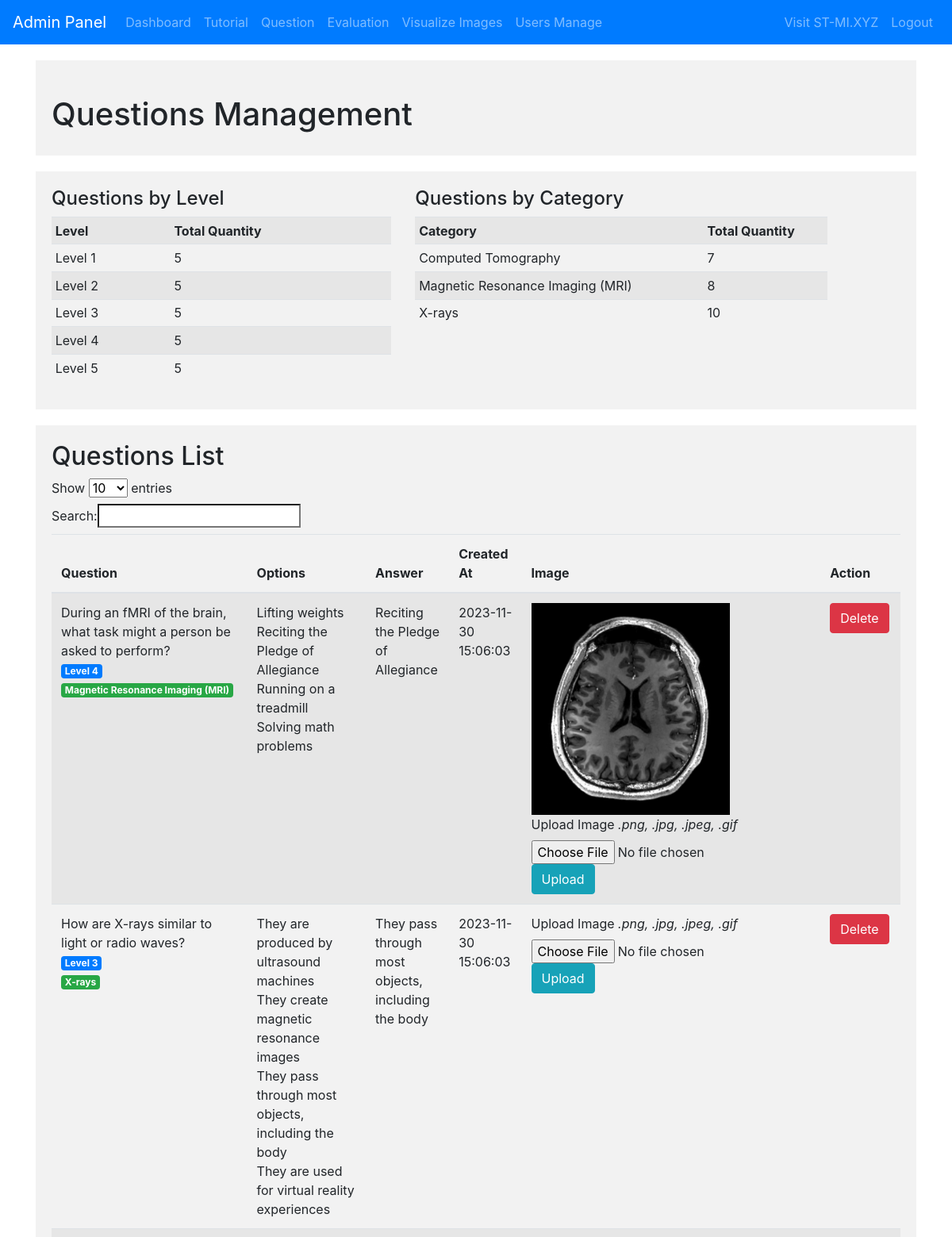
The page /questions/list (upper part) on the database as committed earlier.
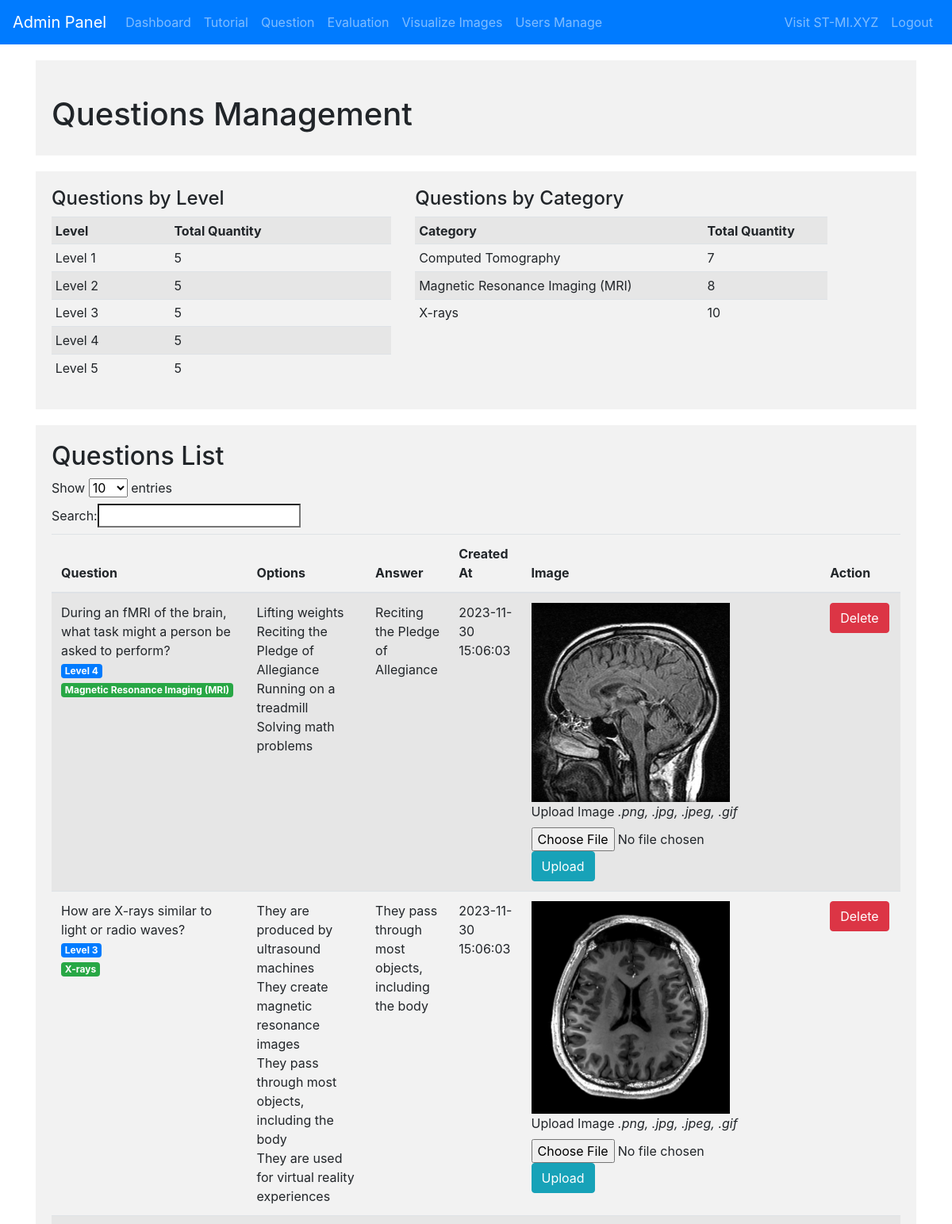
The same page on the database as committed later.
### tables this page shows
CREATE TABLE questions (
    id INTEGER PRIMARY KEY,
    question TEXT NOT NULL,
    option1 VARCHAR(255) NULL,
    option2 VARCHAR(255) NULL,
    option3 VARCHAR(255) NULL,
    option4 VARCHAR(255) NULL,
    answer VARCHAR(255) NULL,
    level VARCHAR(255) NULL,
    category VARCHAR(255) NULL,
    created_by VARCHAR(255) NULL,
    created_at TIMESTAMP DEFAULT CURRENT_TIMESTAMP
, image_path VARCHAR(255));

### admin.py (the view)
@app.route('/questions/list')
def list_questions():
    conn = get_db_connection()
    question_cursor = conn.execute('SELECT * FROM questions')
    list_questions = question_cursor.fetchall()
    level_count_cursor = conn.execute('SELECT level, COUNT(*) AS total_quantity FROM questions GROUP BY level')
    level_count = level_count_cursor.fetchall()
    cat_count_cursor = conn.execute('SELECT category, COUNT(*) AS total_quantity FROM questions GROUP BY category')
    cat_count = cat_count_cursor.fetchall()
    conn.close()
    return render_template('admin_question.html', list_questions=list_questions, level_count=level_count,cat_count=cat_count)

### admin.py (called while the page is built)
@app.before_request
def check_admin_access():
    if request.endpoint and request.endpoint.startswith('admin'):
        if not is_admin():
            return redirect(url_for('hello'))

def get_db_connection():
    conn = sqlite3.connect('database.db')
    conn.row_factory = sqlite3.Row
    return conn

### templates/admin_question.html (shortened to what this page needs)
{% extends 'admin_template.html' %}
{% block content %}
<div class="section">
    <h1 class="mt-4">Questions Management</h1>
</div>
    <div class="section">
        <div class="row">
            <div class="col-md-5">
                <h4>Questions by Level</h4>
                <table class="table table-striped table-sm">
                    <tr>
                        <th>Level</th>
                        <th>Total Quantity</th>
                    </tr>
                    {% for row in level_count %}
                        <tr>
                            <td>{{ row['level'] }}</td>
                            <td>{{ row['total_quantity'] }}</td>
                        </tr>
                    {% endfor %}
                </table>
            </div>
        <div class="col-md-6">
            <h4>Questions by Category</h4>
            <table class="table table-striped table-sm">
                <tr>
                    <th>Category</th>
                    <th>Total Quantity</th>
                </tr>
                {% for row in cat_count %}
                    <tr>
                        <td>{{ row['category'] }}</td>
                        <td>{{ row['total_quantity'] }}</td>
                    </tr>
                {% endfor %}
            </table>
        </div>
    </div>
    </div>
    <div class="section">
    <h2>Questions List</h2>
    <table class="table table-striped" id="dataTable">
        <thead>
            <tr>
                <th>Question</th>
                <th>Options</th>
                <th>Answer</th>
                <th>Created At</th>
                <th>Image</th>
                <th>Action</th>
            </tr>
        </thead>
        <tbody>
            {% for question in list_questions %}
            <tr>
                <td>{{ question.question }}<br>
                    <span class="badge badge-primary">{{ question.level }}</span><br>
                    <span class="badge badge-success">{{ question.category }}</span>
                </td>
                <td>
                    {{ question.option1 }}<br>
                    {{ question.option2 }}<br>
                    {{ question.option3 }}<br>
                    {{ question.option4 }}<br>
                </td>
                <td>{{ question.answer }}</td>
                <td>
                    {{ question.created_at }}</td>
                <td>
                    {% if question.image_path %}
                        <img src="/{{question.image_path}}" alt="Uploaded Image" width="250">
                    {% endif %}
                    <form action="/upload_questions" method="post" enctype="multipart/form-data">
                        <label>Upload Image <em>.png, .jpg, .jpeg, .gif</em></label>
                        <input type="file" name="file" accept=".png, .jpg, .jpeg, .gif" required>
                        <input type="submit" class="btn btn-info" value="Upload">
                    </form>
                </td>
                <td>
                    <a href="/question/delete/{{ question.id }}" onClick="confirm('Delete entry?')">
                        <button class="btn btn-danger">Delete</button>
                    </a>
                </td>
            </tr>
            {% endfor %}
        </tbody>
    </table>
</div>
{% endblock %}

Rows that differ between the two databases and show on the page:
changed questions "How are X-rays similar to light or radio waves?": image_path: picture added
changed questions "During an fMRI of the brain, what task might a person be asked to perform?": image_path: a different picture
